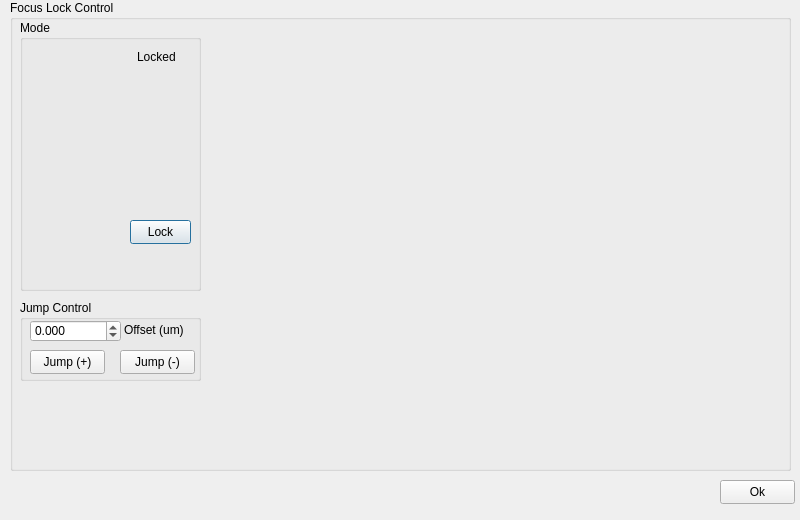
<?xml version="1.0" encoding="UTF-8"?>
<ui version="4.0">
 <class>Dialog</class>
 <widget class="QDialog" name="Dialog">
  <property name="enabled">
   <bool>true</bool>
  </property>
  <property name="geometry">
   <rect>
    <x>0</x>
    <y>0</y>
    <width>800</width>
    <height>520</height>
   </rect>
  </property>
  <property name="sizePolicy">
   <sizepolicy hsizetype="Fixed" vsizetype="Fixed">
    <horstretch>0</horstretch>
    <verstretch>0</verstretch>
   </sizepolicy>
  </property>
  <property name="minimumSize">
   <size>
    <width>800</width>
    <height>520</height>
   </size>
  </property>
  <property name="maximumSize">
   <size>
    <width>800</width>
    <height>520</height>
   </size>
  </property>
  <property name="windowTitle">
   <string>HAL-4000 Focus Lock</string>
  </property>
  <widget class="QGroupBox" name="focusLockBox">
   <property name="geometry">
    <rect>
     <x>10</x>
     <y>0</y>
     <width>781</width>
     <height>471</height>
    </rect>
   </property>
   <property name="title">
    <string>Focus Lock Control</string>
   </property>
   <widget class="QGroupBox" name="modeBox">
    <property name="geometry">
     <rect>
      <x>10</x>
      <y>20</y>
      <width>181</width>
      <height>271</height>
     </rect>
    </property>
    <property name="title">
     <string>Mode</string>
    </property>
    <widget class="QPushButton" name="lockButton">
     <property name="geometry">
      <rect>
       <x>110</x>
       <y>200</y>
       <width>61</width>
       <height>24</height>
      </rect>
     </property>
     <property name="text">
      <string>Lock</string>
     </property>
    </widget>
    <widget class="QLabel" name="lockLabel">
     <property name="geometry">
      <rect>
       <x>117</x>
       <y>30</y>
       <width>46</width>
       <height>14</height>
      </rect>
     </property>
     <property name="text">
      <string>Locked</string>
     </property>
    </widget>
    <widget class="QWidget" name="modeWidget" native="true">
     <property name="geometry">
      <rect>
       <x>7</x>
       <y>12</y>
       <width>101</width>
       <height>241</height>
      </rect>
     </property>
    </widget>
   </widget>
   <widget class="QGroupBox" name="jumpControlBox">
    <property name="geometry">
     <rect>
      <x>10</x>
      <y>300</y>
      <width>181</width>
      <height>81</height>
     </rect>
    </property>
    <property name="title">
     <string>Jump Control</string>
    </property>
    <widget class="QLabel" name="jumpLabel">
     <property name="geometry">
      <rect>
       <x>104</x>
       <y>22</y>
       <width>61</width>
       <height>16</height>
      </rect>
     </property>
     <property name="text">
      <string>Offset (um)</string>
     </property>
    </widget>
    <widget class="QPushButton" name="jumpPButton">
     <property name="geometry">
      <rect>
       <x>10</x>
       <y>50</y>
       <width>75</width>
       <height>24</height>
      </rect>
     </property>
     <property name="text">
      <string>Jump (+)</string>
     </property>
    </widget>
    <widget class="QDoubleSpinBox" name="jumpSpinBox">
     <property name="geometry">
      <rect>
       <x>10</x>
       <y>20</y>
       <width>91</width>
       <height>22</height>
      </rect>
     </property>
     <property name="decimals">
      <number>3</number>
     </property>
     <property name="minimum">
      <double>-100.000000000000000</double>
     </property>
     <property name="maximum">
      <double>100.000000000000000</double>
     </property>
     <property name="singleStep">
      <double>0.005000000000000</double>
     </property>
    </widget>
    <widget class="QPushButton" name="jumpNButton">
     <property name="geometry">
      <rect>
       <x>100</x>
       <y>50</y>
       <width>75</width>
       <height>24</height>
      </rect>
     </property>
     <property name="text">
      <string>Jump (-)</string>
     </property>
    </widget>
   </widget>
   <widget class="QWidget" name="lockDisplayWidget" native="true">
    <property name="geometry">
     <rect>
      <x>200</x>
      <y>30</y>
      <width>571</width>
      <height>431</height>
     </rect>
    </property>
   </widget>
  </widget>
  <widget class="QPushButton" name="okButton">
   <property name="geometry">
    <rect>
     <x>720</x>
     <y>480</y>
     <width>75</width>
     <height>24</height>
    </rect>
   </property>
   <property name="text">
    <string>Ok</string>
   </property>
  </widget>
 </widget>
 <resources/>
 <connections/>
</ui>
